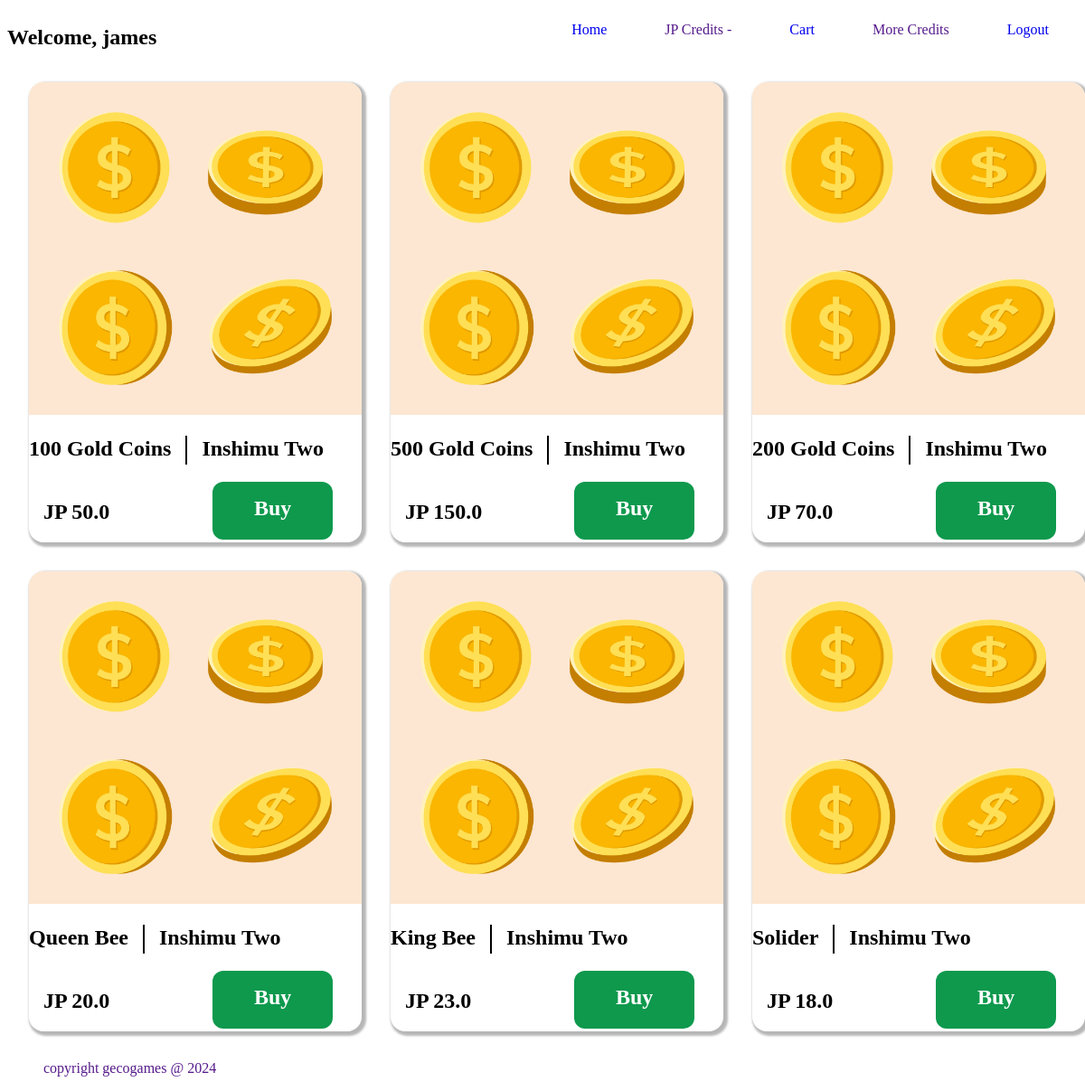
The app's page / (signed in) with its own data.
### web/models.py (models this page shows, shortened)
class Item(models.Model):
    category=models.ForeignKey(Category, related_name='items', on_delete=models.CASCADE)
    name=models.CharField(max_length=50)
    description=models.TextField(blank=True, null=True)
    price=models.FloatField()
    image=models.ImageField(upload_to='items_images', blank=True, null=True)
    is_sold=models.BooleanField(default=False)
    created_by=models.ForeignKey(User, related_name='items', on_delete=models.CASCADE)
    created_at=models.DateTimeField(default=datetime.now, blank=True)

### web/views.py (the view)
# urls.py: path('', views.home, name="home"),
def home(request):
    items=Item.objects.filter(is_sold=False)[0:6]
    categories=Category.objects.all()
    return render(request, 'index.html', {'items':items, 'categories':categories})

### web/templates/index.html (shortened to what this page needs)
{% extends "base.html" %}
    {% block content %}
    <div class="homepage">
        <main>
            <section>
                <div class="container">
                    {% for item in items %}
                    <div class="card">
                        <div class="cards">
                            <div class="img">
                                <img src="{{ item.image.url }}" alt="{{item.name}}">
                            </div>
                            <div class="content">
                                <div class="header">
                                    <h2 class="title">{{item.name}}</h2>
                                    <span class="divider"></span>
                                    <h2 class="game-title">Inshimu Two</h2>
                                </div>
                                <div class="purchase">
                                    <h2 class="price">JP {{item.price}}</h2>
                                    <h2 class="button"><a href="{% url 'getting' item.id %}">Buy</a></h2>
                                </div>
                            </div>
                        </div>
                    </div>
                    {%endfor%}
                </div>
            </section>
        </main>
        <footer>
            <ul>
                <li>
                    <a href="">copyright gecogames @ 2024</a>
                </li>
            </ul>
        </footer>
    </div>
</body>
</html>
{% endblock %}

### web/templates/base.html (shortened to what this page needs)
{% load static %}
<!DOCTYPE html>
<html lang="en">
  <head>
    <link rel="stylesheet" href="{% static '/css/nav.css'%}">
    <link rel="stylesheet" href="{% static '/css/style.css'%}">
    <link rel="stylesheet" href="{% static '/css/purchased.css'%}">
  </head>
  <body>
    {% if user.is_authenticated %}
    <nav>
      <h2>Welcome, {{user.username}}</h2>
      <ul>
        <li>
          <a href="/">Home</a>
      </li>
          <li>
              <a href="">JP Credits - {{user.userprofile.balance}}</a>
          </li>
          <li>
              <a href="{% url 'user_keys' %}">Cart</a>
          </li>
          <li>
              <a href="">More Credits</a>
          </li>
          <li>
              <a href="{% url 'logout' %}">Logout</a>
          </li>
      </ul>
  </nav>
    {% endif %}
    <div class="px-6 py-6">{% block content %}{% endblock %}</div>
  </body>
</html>

### web/static/css/nav.css (style rules this page uses)
nav { display: flex; justify-content: space-between; }
nav ul { display: flex; justify-content: space-between; }
nav ul li { margin: 0rem 2rem; }

### web/static/css/style.css (style rules this page uses)
ul { text-decoration: none; }
ul li { text-decoration: none; list-style: none; }
a { text-decoration: none; }
.homepage section .container { display: grid; grid-template-columns: 25rem 25rem 25rem; justify-content: center; }
.homepage section .container .card { margin: 1rem 1rem; }
.homepage section .container .cards { width: 100%; box-shadow: 2.5px 2.5px 2.5px 2.5px rgba(0, 0, 0, 0.288); margin: 0rem 1rem; border-radius: 1rem; }
.homepage section .cards img { width: 100%; border-radius: 1rem 1rem 0rem 0rem; }
.homepage section .cards .content .header .divider { border-left: 2px solid black; margin: 1.2rem 1rem; height: 2rem; }
.homepage section .cards .content .header { display: flex; }
.homepage section .cards .content .purchase { display: flex; justify-content: space-between; margin: 0rem 1rem; }
.homepage section .cards .content .purchase .button { background-color: rgb(14, 153, 77); width: 30%; height: 2rem; margin: 0rem 1rem; text-align: center; border-radius: 12px; padding: 1rem; }
.homepage section .cards .content .purchase .button a { color: white; margin: 4rem 1rem; }

### web/static/css/purchased.css (style rules this page uses)
a { text-decoration: none; }

### records on screen
Item: image (picture), name "100 Gold Coins", price "50.0"
Item: image (picture), name "500 Gold Coins", price "150.0"
Item: image (picture), name "200 Gold Coins", price "70.0"
Item: image (picture), name "Queen Bee", price "20.0"
Item: image (picture), name "King Bee", price "23.0"
Item: image (picture), name "Solider", price "18.0"

### other values on screen
{{ user.username }} "james"
